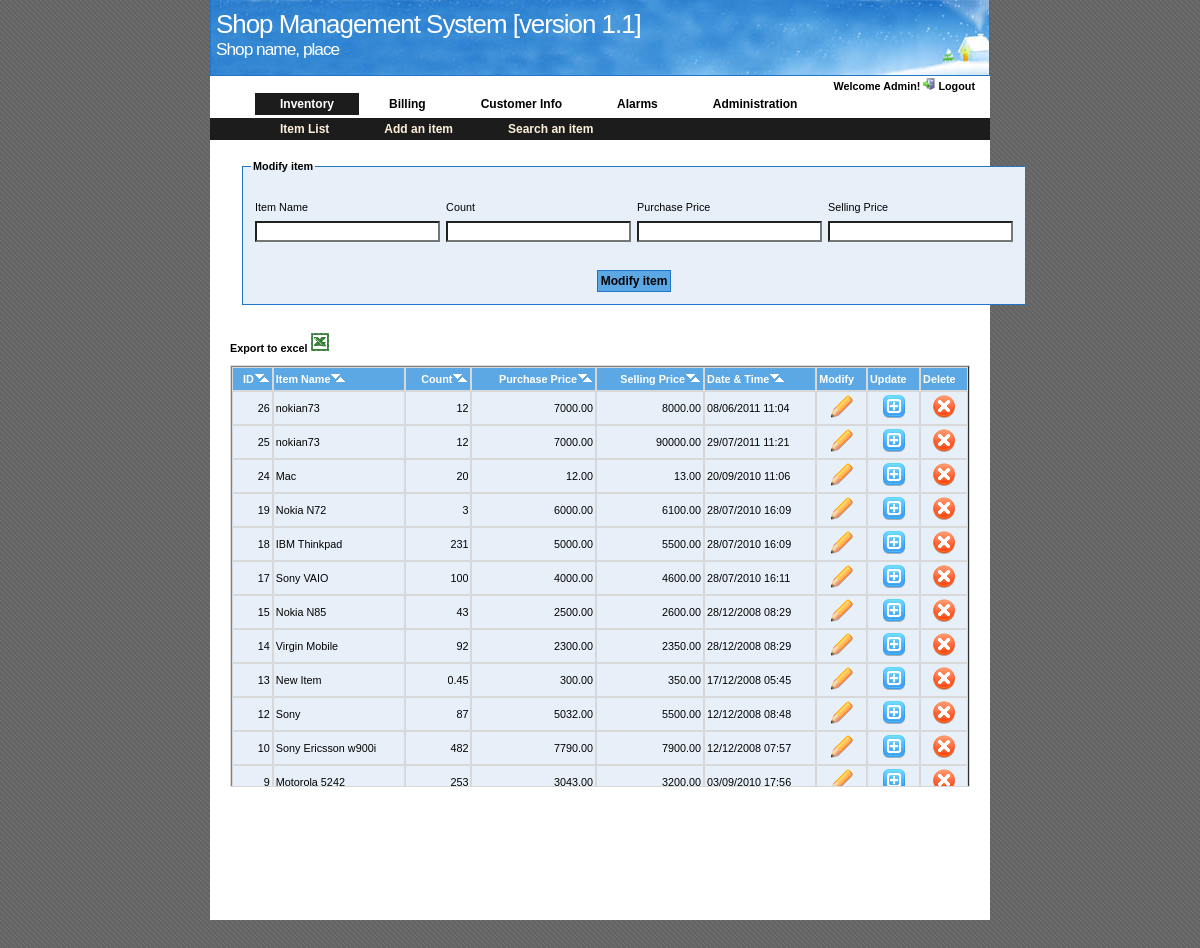
Screenshot of /modify_item.php (signed in) with the database file from the repository.
### tables this page shows
CREATE TABLE `items` (
  `id` int(10) NOT NULL auto_increment,
  `item_name` varchar(20) NOT NULL default '',
  `count` float(10,3) NOT NULL default '0.000',
  `original_price` float(10,2) NOT NULL default '0.00',
  `selling_price` float(10,2) NOT NULL default '0.00',
  `last_updated_time` varchar(16) NOT NULL default '',
  PRIMARY KEY  (`id`)
);

### lib/php_functions.php (the view, shortened to what this page needs)
<?
function format_number($num )
{
        $diff = $num - abs($num);
        if( $diff == 0 )
                return abs($num);
        else
                return $num;
}
function generate_item_list($query, $db_conn)
{
	echo "<table class='sortable' border='1' cellpadding='0' cellspacing='0' width='100%' id='item_list_table'>
	<thead>
	<tr>
	<th class='number'>ID</th>
	<th>Item Name</th>
	<th class='number'>Count</th>
	";
	if( $_SESSION['permissions']['view_purchase_price'] )
	{
	echo "
	<th class='number'>Purchase Price</th>
	";
	}
	echo "
	<th class='number'>Selling Price</th>
	<th>Date & Time</th>";
	if($_SESSION['permissions']['amd_item'])
	echo "
	<th class='unsortable'>Modify</th>
	<th class='unsortable'>Update</th>
	<th class='unsortable'>Delete</th>
	";
	echo "
	</tr>
	</thead>
	<tbody>";
	$result = mysql_query($query, $db_conn);
	if( $result )
	{
		if( mysql_num_rows($result) )
		{
			while($row = mysql_fetch_array($result))
			{
				echo "<tr>";
				echo "<td class='number'>" . $row['id'] . "</td>";
				echo "<td>" . $row['item_name'] . "</td>";
				echo "<td class='number'>" . format_number($row['count']) . "</td>";
				if( $_SESSION['permissions']['view_purchase_price'] )
					echo "<td class='number'>" . $row['original_price'] . "</td>";
				echo "<td class='number'>" . $row['selling_price'] . "</td>";
				echo "<td>" . $row['last_updated_time'] . "</td>";
				if($_SESSION['permissions']['amd_item'])
				{
				echo "<td class='center'> <a href=modify_item.php?id={$row['id']}> <img src='img/modify.png'/> </a> </td>";
				echo "<td class='center'> <a href=update_item.php?id={$row['id']}> <img src='img/update.png'/> </a> </td>";
				echo "<td class='center'> <a href=delete_item.php?id={$row['id']}> <img src='img/delete.png'/> </a> </td>";
				}
				echo "</tr>";
			}
		}
	}
	echo "</tbody>
	</table>";
}
?>

### common/shop_mgt.css (style rules this page uses)
body { background: transparent url(../img/bg_img.gif) repeat scroll 0 0; color:#303030; font:12px 'Lucida Sans', sans-serif; margin:0; padding:0; text-align:center; }
table { width : 100%; background-color: #E7F0F8; }
table th, .footer { padding : 5px 2px; background-color: #5CA8E4; font-weight : bold; color : white; border : 1px solid #d8d8d8; }
table td , .not_highlighted { padding : 3px 2px; border: 1px solid #d8d8d8; }
table td a { text-decoration: none; color: black; }
a img { border: 0; }
.number , .right_align { text-align: right; }
.center { text-align: center; }

### rows the page displays
items: id "26", item_name "nokian73", count "12", original_price "7000.00", selling_price "8000.00", last_updated_time "08/06/2011 11:04"
items: id "25", item_name "nokian73", count "12", original_price "7000.00", selling_price "90000.00", last_updated_time "29/07/2011 11:21"
items: id "24", item_name "Mac", count "20", original_price "12.00", selling_price "13.00", last_updated_time "20/09/2010 11:06"
items: id "19", item_name "Nokia N72", count "3", original_price "6000.00", selling_price "6100.00", last_updated_time "28/07/2010 16:09"
items: id "18", item_name "IBM Thinkpad", count "231", original_price "5000.00", selling_price "5500.00", last_updated_time "28/07/2010 16:09"
items: id "17", item_name "Sony VAIO", count "100", original_price "4000.00", selling_price "4600.00", last_updated_time "28/07/2010 16:11"
items: id "15", item_name "Nokia N85", count "43", original_price "2500.00", selling_price "2600.00", last_updated_time "28/12/2008 08:29"
items: id "14", item_name "Virgin Mobile", count "92", original_price "2300.00", selling_price "2350.00", last_updated_time "28/12/2008 08:29"
items: id "13", item_name "New Item", count "0.45", original_price "300.00", selling_price "350.00", last_updated_time "17/12/2008 05:45"
items: id "12", item_name "Sony", count "87", original_price "5032.00", selling_price "5500.00", last_updated_time "12/12/2008 08:48"
items: id "10", item_name "Sony Ericsson w900i", count "482", original_price "7790.00", selling_price "7900.00", last_updated_time "12/12/2008 07:57"
items: id "9", item_name "Motorola 5242", count "253", original_price "3043.00", selling_price "3200.00", last_updated_time "03/09/2010 17:56"

### other values shown
$_SESSION['username'] "Admin"
